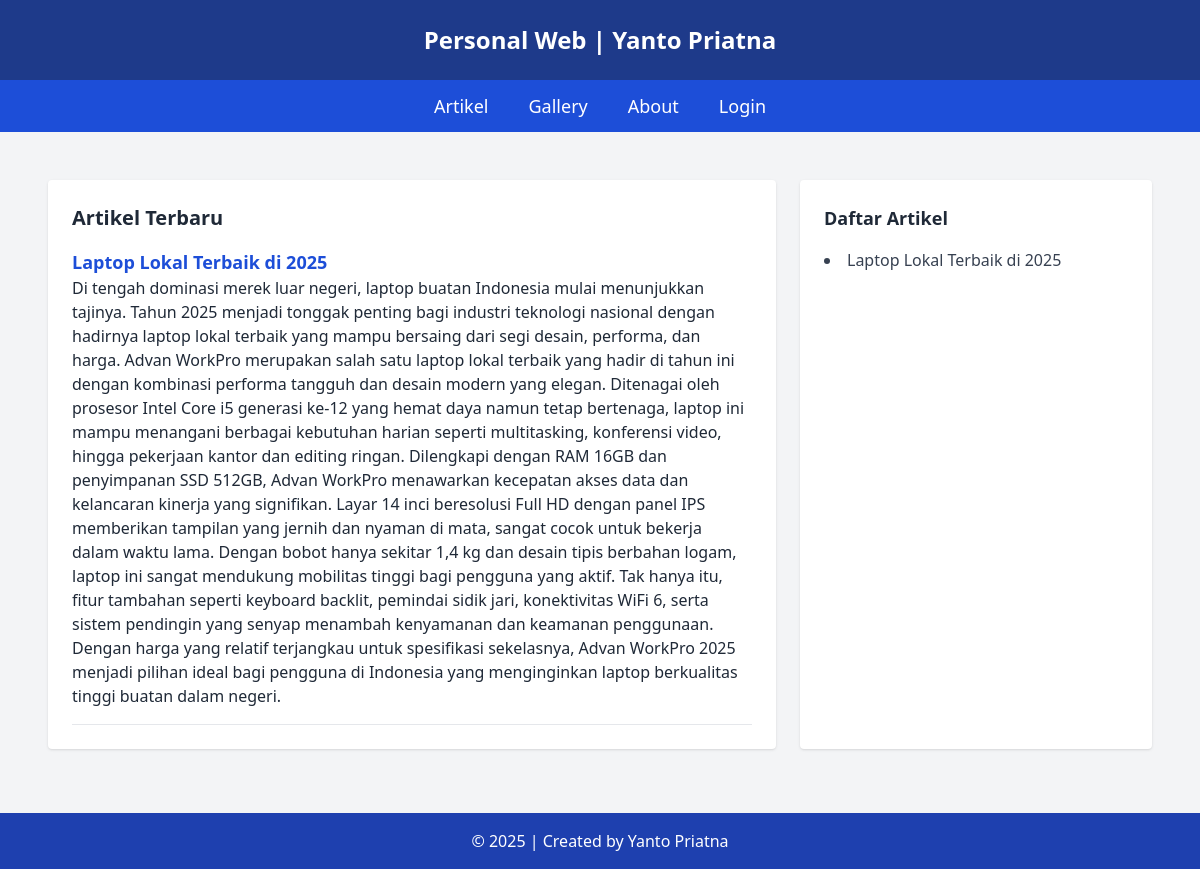
The page / on the database its author committed.
### tables this page shows
CREATE TABLE `tbl_artikel` (
  `id_artikel` int(10) NOT NULL,
  `nama_artikel` text NOT NULL,
  `isi_artikel` text NOT NULL
);

### index.php (the view, shortened to what this page needs)
<?php include "koneksi.php"; ?>
<!DOCTYPE html>
<html lang="en">
<head>
    <script src="https://cdn.tailwindcss.com"></script>
</head>
<body class="bg-gray-100 text-gray-800 font-sans">
    <header class="bg-blue-900 text-white text-center p-6 text-2xl font-bold">
        Personal Web | Yanto Priatna
    </header>
    <nav class="bg-blue-700 text-white py-3">
        <ul class="flex justify-center space-x-10 font-medium text-lg">
            <li>
                <a href="index.php" class="hover:underline">Artikel</a>
            </li>
            <li>
                <a href="gallery.php" class="hover:underline">Gallery</a>
            </li>
            <li>
                <a href="about.php" class="hover:underline">About</a>
            </li>
            <li>
                <a href="admin/login.php" class="hover:underline">Login</a>
            </li>
        </ul>
    </nav>
    <main class="max-w-6xl mx-auto p-6 grid grid-cols-1 md:grid-cols-3 gap-6 mt-6">
        <section class="md:col-span-2 bg-white p-6 rounded shadow">
            <h2 class="text-xl font-bold mb-4">Artikel Terbaru
            </h2>
            <div class="space-y-4">
                <?php
                $sql = "SELECT * FROM tbl_artikel ORDER BY id_artikel DESC";
                $query = mysqli_query($db, $sql);
                while ($data = mysqli_fetch_array($query)) {
                    echo "<div class='border-b pb-4'>";
                    echo "<h3 class='text-lg font-semibold text-blue-700'>" . htmlspecialchars($data['nama_artikel']) . "</h3>";
                    echo "<p>" . htmlspecialchars($data['isi_artikel']) . "</p>";
                    echo "</div>";
                }
                ?>
            </div>
        </section>
        <aside class="bg-white p-6 rounded shadow">
            <h2 class="text-lg font-bold mb-4">Daftar Artikel
            </h2>
            <ul class="space-y-2 list-disc list-inside text-gray-700">
                <?php
                $sql = "SELECT * FROM tbl_artikel ORDER BY id_artikel DESC";
                $query = mysqli_query($db, $sql);
                while ($data = mysqli_fetch_array($query)) {
                    echo "<li>" . htmlspecialchars($data['nama_artikel']) . "</li>";
                }
                ?>
            </ul>
        </aside>
    </main>
    <footer class="bg-blue-800 text-white text-center py-4 mt-10">
        &copy; <?php echo date('Y'); ?> | Created by Yanto Priatna
    </footer>
</body>
</html>

### rows shown on the page
tbl_artikel: nama_artikel "Laptop Lokal Terbaik di 2025", isi_artikel "Di tengah dominasi merek luar negeri, laptop buatan Indonesia mulai menunjukkan tajinya. Tahun 2025 menjadi tonggak penting bagi industri teknologi nasional dengan hadirnya laptop lokal terbaik yang mampu bersaing dari segi desain, performa, dan harga. Advan WorkPro merupakan salah satu laptop lokal terbaik yang hadir di tahun ini dengan kombinasi performa tangguh dan desain modern yang elegan. Ditenagai oleh prosesor Intel Core i5 generasi ke-12 yang hemat daya namun tetap bertenaga, laptop ini mampu menangani berbagai kebutuhan harian seperti multitasking, konferensi video, hingga pekerjaan kantor dan editing ringan. Dilengkapi dengan RAM 16GB dan penyimpanan SSD 512GB, Advan WorkPro…"
